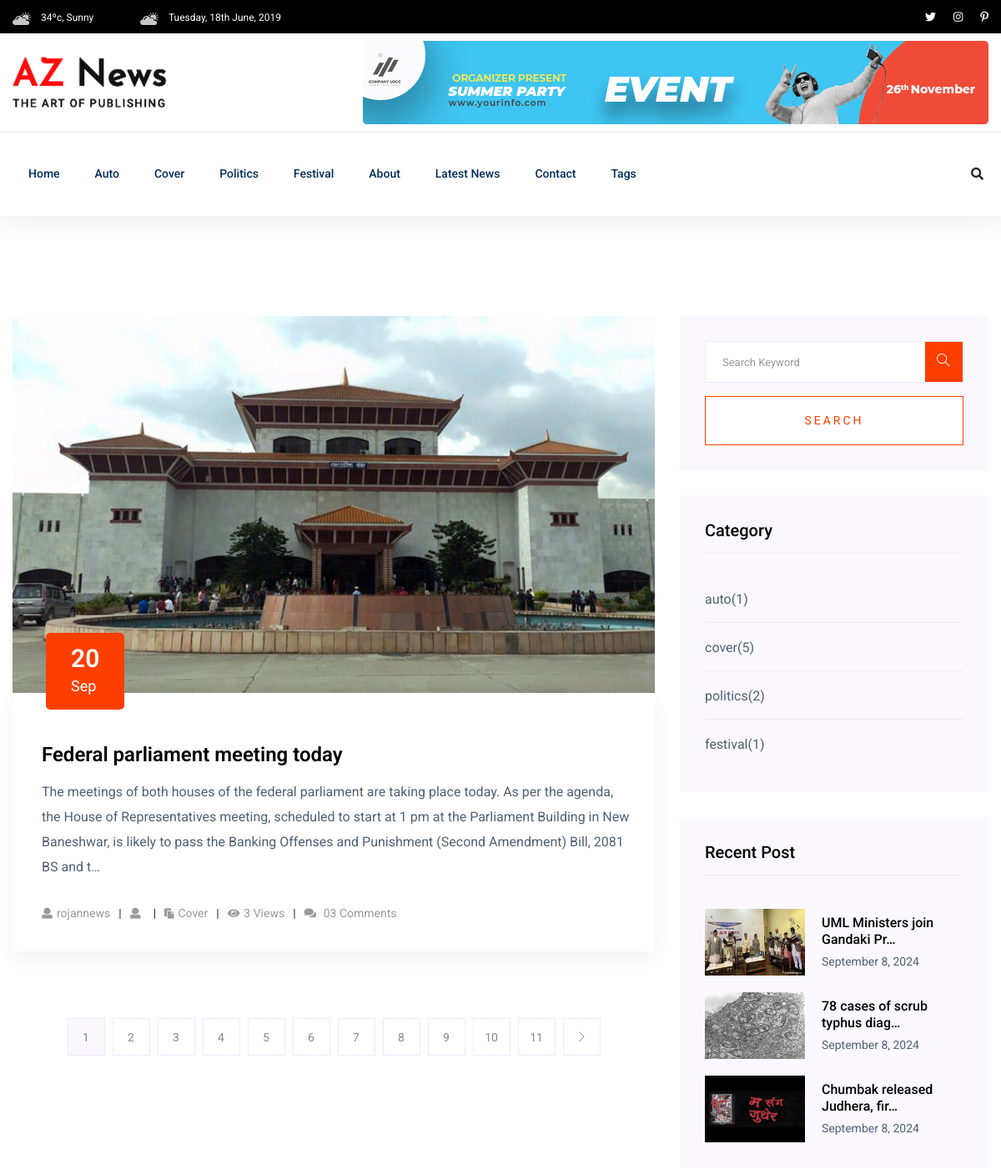
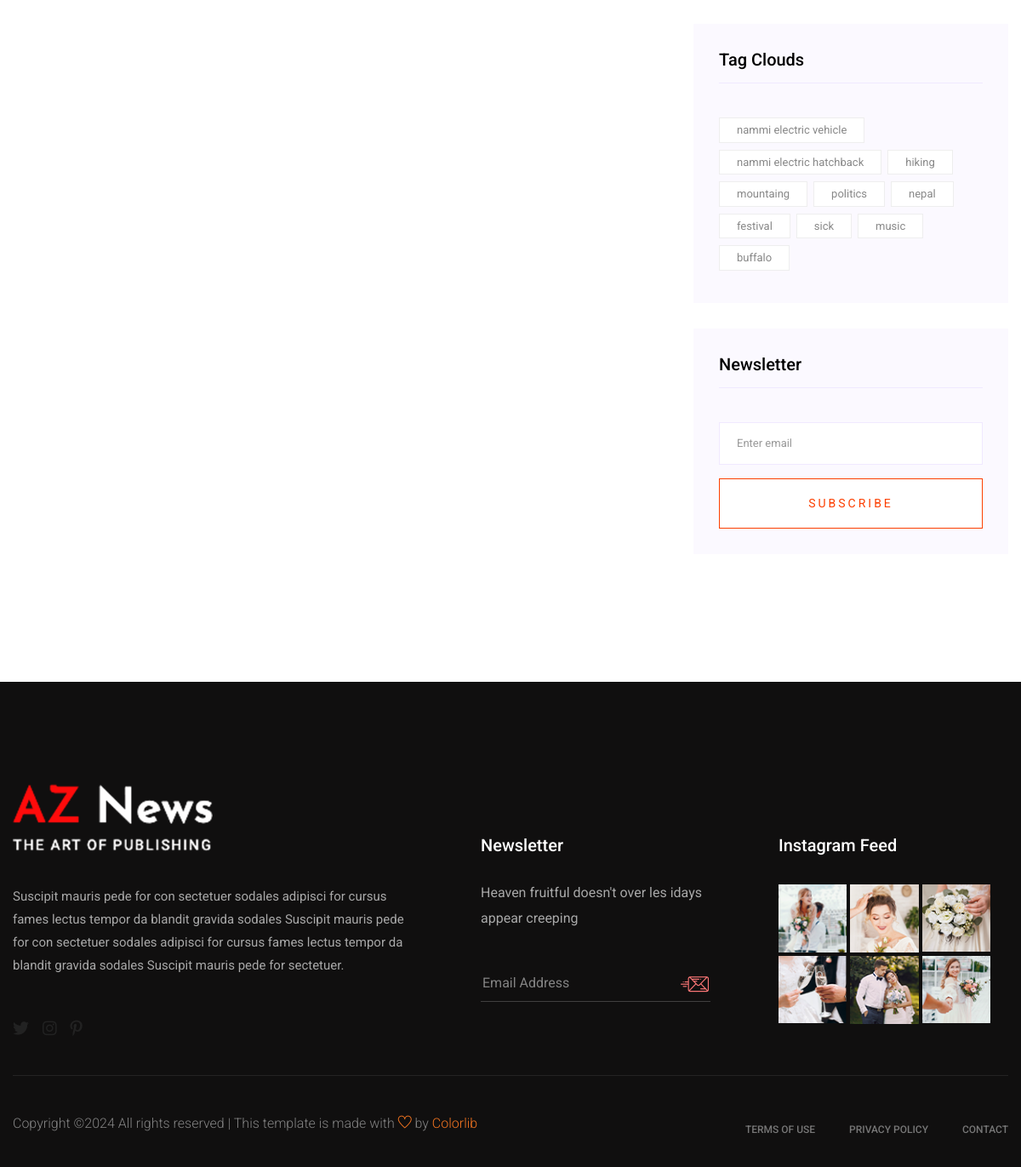
The page /post-list/ on the database its author committed (2 pictures, top to bottom).
### newspaper/models.py (models this page shows, shortened)
class TimeStampModel(models.Model):
    created_at = models.DateTimeField(auto_now_add=True)
    updated_at = models.DateTimeField(auto_now=True)
    class Meta:
        abstract = True

class Category(TimeStampModel):
    name = models.CharField(max_length=100)
    def get_published_post_count(self):
        return Post.objects.filter(
            published_at__isnull=False,
            status="active",
            category=self,
        ).count()

class Post(TimeStampModel):
    STATUS_CHOICES = [
        ("active", "Active"),
        ("in_active", "Inactive"),
    ]
    title = models.CharField(max_length=200)
    content = models.TextField()
    image = models.ImageField(upload_to="post_images/%y/%m/&=%d", blank=False)
    author = models.ForeignKey("auth.User", on_delete=models.CASCADE)
    status = models.CharField(max_length=20, choices=STATUS_CHOICES, default="active")
    views_count = models.PositiveBigIntegerField(default=0)
    published_at = models.DateTimeField(null=True, blank=True)
    category = models.ForeignKey(Category, on_delete=models.CASCADE)
    tags = models.ManyToManyField(Tag)

class Tag(TimeStampModel):
    name = models.CharField(max_length=100)

### newspaper/views.py (the view)
# urls.py: path("post-list/", views.PostListView.as_view(), name="post-list"),
class PostListView(ListView):
    model = Post
    template_name = "aznews/list/list.html"
    context_object_name = "posts"
    paginate_by = 1  # ek page ma eouta matra dekhaune
    def get_queryset(self):
        return Post.objects.filter(
            published_at__isnull=False, status="active"
        ).order_by("-published_at")

### templates/aznews/list/list.html
{% extends "aznews/base.html" %}
{% block content %}
    <section class="blog_area section-padding">
        <div class="container">
            <div class="row">
                <div class="col-lg-8 mb-5 mb-lg-0">
                    <div class="blog_left_sidebar">
                        {% include "aznews/list/left/post_list.html" with posts=page_obj %}
                        {% include "aznews/list/left/pagination.html" %}
                    </div>
                </div>
                <div class="col-lg-4">
                    <div class="blog_right_sidebar">
                        {% include "aznews/list/right/search_form.html" %}
                        {% include "aznews/list/right/categories.html" %}
                        {% include "aznews/list/right/popular_posts.html" %}
                        {% include "aznews/list/right/tags.html" %}
                        {% include "aznews/list/right/newsletter.html" %}
                    </div>
                </div>
            </div>
        </div>
    </section>
{% endblock content %}

### templates/aznews/header.html (shortened to what this page needs)
{% load static %}
<header>
    <div class="header-area">
        <div class="main-header ">
            <div class="header-top black-bg d-none d-md-block">
                <div class="container">
                    <div class="col-xl-12">
                        <div class="row d-flex justify-content-between align-items-center">
                            <div class="header-info-left">
                                <ul>
                                    <li>
                                        <img src="{% static 'aznews/img/icon/header_icon1.png' %}" alt="">
                                        34ºc, Sunny
                                    <li>
                                        <img src="{% static 'aznews/img/icon/header_icon1.png' %}" alt="">
                                        Tuesday, 18th June, 2019
                                    </li>
                                </ul>
                            </div>
                            <div class="header-info-right">
                                <ul class="header-social">
                                    <li>
                                        <a href="#"><i class="fab fa-twitter"></i></a>
                                    </li>
                                    <li>
                                        <a href="#"><i class="fab fa-instagram"></i></a>
                                    </li>
                                    <li>
                                        <a href="#"><i class="fab fa-pinterest-p"></i></a>
                                    </li>
                                </ul>
                            </div>
                        </div>
                    </div>
                </div>
            </div>
            <div class="header-mid d-none d-md-block">
                <div class="container">
                    <div class="row d-flex align-items-center">
                        <div class="col-xl-3 col-lg-3 col-md-3">
                            <div class="logo">
                                <a href="/">
                                    <img src="{% static 'aznews/img/logo/logo.png' %}" alt="">
                                </a>
                            </div>
                        </div>
                        <div class="col-xl-9 col-lg-9 col-md-9">
                            <div class="header-banner f-right ">
                                <img src="{% static 'aznews/img/hero/header_card.jpg' %}" alt="">
                            </div>
                        </div>
                    </div>
                </div>
            </div>
            <div class="header-bottom header-sticky">
                <div class="container">
                    <div class="row align-items-center">
                        <div class="col-xl-10 col-lg-10 col-md-12 header-flex">
                            <div class="main-menu d-none d-md-block">
                                <nav>
                                    <ul id="navigation">
                                        <li>
                                            <a href="/">Home</a>
                                        </li>
                                        {% for category in categories %}
                                            <li>
                                                <a href="{% url 'post-by-category' category.id %}">{{ category.name }}</a>
                                            </li>
                                        {% endfor %}
                                        <li>
                                            <a href="{% url 'about' %}">About</a>
                                        </li>
                                        <li>
                                            <a href="{% url 'post-list' %}">Latest News</a>
                                        </li>
                                        <li>
                                            <a href="{% url 'contact' %}">Contact</a>
                                        </li>
                                        <li>
                                            <a href="#">Tags</a>
                                        </li>
                                    </ul>
                                </nav>
                            </div>
                        </div>
                        <div class="col-xl-2 col-lg-2 col-md-4">
                            <div class="header-right-btn f-right d-none d-lg-block">
                                <i class="fas fa-search special-tag"></i>
                            </div>
                        </div>
                        <div class="col-12">
                        </div>
                    </div>
                </div>
            </div>
        </div>
    </div>
</header>

### templates/aznews/list/left/post_list.html
{% for post in posts %}
<article class="blog_item">
    <div class="blog_item_img">
        <img class="card-img rounded-0" src="{{ post.image.url }}" alt="{{ post.title }}">
        <a href="#" class="blog_item_date">
            <h3>{{ post.published_at|date:"j" }}</h3>
            <p>{{ post.published_at|date:"M" }}</p>
        </a>
    </div>
    <div class="blog_details">
        <a class="d-inline-block" href="{% url 'post-detail' post.pk %}">
            <h2>{{ post.title }}</h2>
        </a>
        <p>
            {{ post.content|striptags|safe|truncatechars:300 }}
        </p>
        <ul class="blog-info-link">
            <li><a href="#"><i class="fa fa-user"></i>{{ post.author.username|lower }}</a></li>
            <li><a href="#"><i class="fa fa-user"></i>{{ post.tag.all|join:", " }}</a></li>
            <li><a href="#"><i class="fa fa-paste"></i>{{ post.category.name|title }}</a></li>
            <li><a href="#"><i class="fa fa-eye"></i>{{ post.views_count }} Views</a></li>
            <li><a href="#"><i class="fa fa-comments"></i> 03 Comments</a></li>
        </ul>
    </div>
</article>
{% endfor %}

### templates/aznews/list/right/categories.html
<aside class="single_sidebar_widget post_category_widget">
    <h4 class="widget_title">Category</h4>
    <ul class="list cat-list">
        {% for category in categories %}
        <li>
            <a href="{% url 'post-by-category' category.id %}" class="d-flex">
                <p>{{ category.name }}</p>
                <p>({{ category.get_published_post_count }})</p>
            </a>
        </li>
        {% endfor %}
    </ul>
</aside>

### templates/aznews/list/right/popular_posts.html
<aside class="single_sidebar_widget popular_post_widget">
    <h3 class="widget_title">Recent Post</h3>
    {% for trending_post in trending_posts %}
    <div class="media post_item">
        <img src="{{ trending_post.image.url }}" alt="post" height="80px" width="120px">
        <div class="media-body">
            <a href="{% url 'post-detail' trending_post.pk %}">
                <h3>{{ trending_post.title|truncatechars:30 }}</h3>
            </a>
            <p>{{ trending_post.published_at|date:"F j, Y" }}</p>
        </div>
    </div>
    {% endfor %}
</aside>

### templates/aznews/list/right/tags.html
<aside class="single_sidebar_widget tag_cloud_widget">
    <h4 class="widget_title">Tag Clouds</h4>
    <ul class="list">
        {% for tag in tags %}
        <li>
            <a href="{% url 'post-by-tag' tag.id %}">{{ tag.name }}</a>
        </li>
        {% endfor %}
    </ul>
</aside>

### rows shown on the page
Category: name "Auto", name "auto", get_published_post_count "1"
Category: name "Cover", name "cover", get_published_post_count "5"
Category: name "Politics", name "politics", get_published_post_count "2"
Category: name "Festival", name "festival", get_published_post_count "1"
Post: image (picture), published_at "20", published_at "Sep", title "Federal parliament meeting today", content "The meetings of both houses of the federal parliament are taking place today. As per the agenda, the House of Representatives meeting, scheduled to start at 1 pm at the Parliament Building in New Baneshwar, is likely to pass the Banking Offenses and Punishment (Second Amendment) Bill, 2081 BS and t…", author.username "rojannews", category.name "Cover", views_count "3"
Post: image (picture), title "UML Ministers join Gandaki Pr…", published_at "September 8, 2024"
Post: image (picture), title "78 cases of scrub typhus diag…", published_at "September 8, 2024"
Post: image (picture), title "Chumbak released Judhera, fir…", published_at "September 8, 2024"
Tag: name "nammi electric vehicle"
Tag: name "nammi electric hatchback"
Tag: name "hiking"
Tag: name "mountaing"
Tag: name "politics"
Tag: name "nepal"
Tag: name "festival"
Tag: name "sick"
Tag: name "music"
Tag: name "buffalo"

### other values the page prints
{{ i }} "1" "2" "3" "4" "5" "6" "7" "8" "9" "10" "11"
